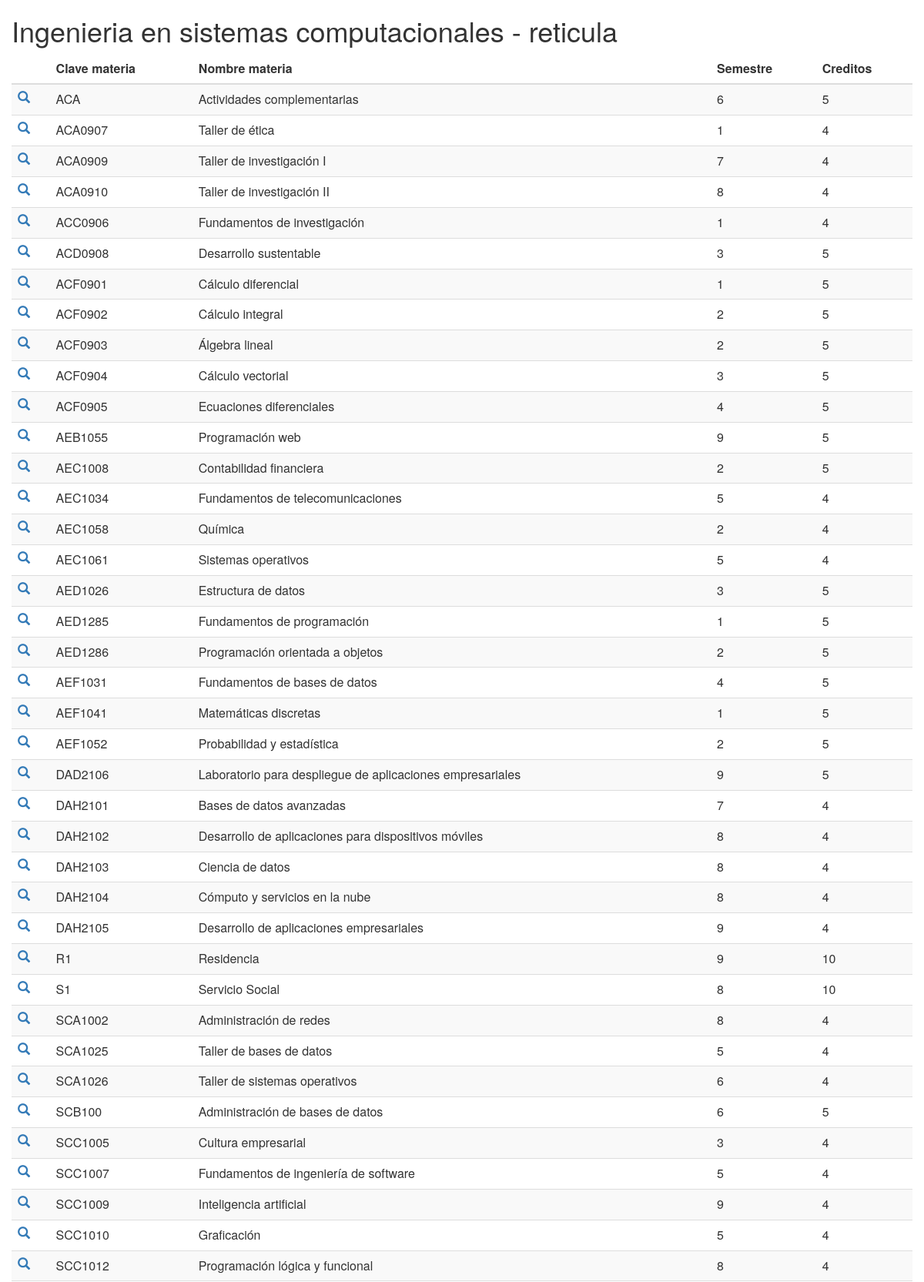
The page /API/api-rest-php/index.php (upper part) on the database its author committed.
### tables this page shows
CREATE TABLE `materias` (
  `clave_materia` varchar(30) NOT NULL,
  `nombre_materia` varchar(60) NOT NULL,
  `semestre` int(10) NOT NULL,
  `creditos` int(10) NOT NULL,
  PRIMARY KEY (`clave_materia`)
);

### API/api-rest-php/index.php (the view, shortened to what this page needs)
<html>
    <head>
        <link rel="stylesheet" href="http://maxcdn.bootstrapcdn.com/bootstrap/3.3.6/css/bootstrap.min.css">
    </head>
    <body>
        <div class="container-fluid">
            <?php
                echo "<h1>Ingenieria en sistemas computacionales - reticula</h1>";
                $conn = mysqli_connect('db', 'root', 'test', "reticula");
                $query = 'SELECT * From materias';
                $result = mysqli_query($conn, $query);
                echo '<table class="table table-striped">';
                echo '<thead><tr><th></th><th>Clave materia</th><th>Nombre materia</th><th>Semestre</th><th>Creditos</th></tr></thead>';
                while($value = $result->fetch_array(MYSQLI_ASSOC)){
                    echo '<tr>';
                    echo '<td><a href="#"><span class="glyphicon glyphicon-search"></span></a></td>';
                    foreach($value as $element){
                        echo '<td>' . $element . '</td>';
                    }
                    echo '</tr>';
                }
                echo '</table>';
            ?>
        </div>
    </body>
</html>

### rows shown on the page
materias: clave_materia "ACA", nombre_materia "Actividades complementarias", semestre "6", creditos "5"
materias: clave_materia "ACA0907", nombre_materia "Taller de ética", semestre "1", creditos "4"
materias: clave_materia "ACA0909", nombre_materia "Taller de investigación I", semestre "7", creditos "4"
materias: clave_materia "ACA0910", nombre_materia "Taller de investigación II", semestre "8", creditos "4"
materias: clave_materia "ACC0906", nombre_materia "Fundamentos de investigación", semestre "1", creditos "4"
materias: clave_materia "ACD0908", nombre_materia "Desarrollo sustentable", semestre "3", creditos "5"
materias: clave_materia "ACF0901", nombre_materia "Cálculo diferencial", semestre "1", creditos "5"
materias: clave_materia "ACF0902", nombre_materia "Cálculo integral", semestre "2", creditos "5"
materias: clave_materia "ACF0903", nombre_materia "Álgebra lineal", semestre "2", creditos "5"
materias: clave_materia "ACF0904", nombre_materia "Cálculo vectorial", semestre "3", creditos "5"
materias: clave_materia "ACF0905", nombre_materia "Ecuaciones diferenciales", semestre "4", creditos "5"
materias: clave_materia "AEB1055", nombre_materia "Programación web", semestre "9", creditos "5"
materias: clave_materia "AEC1008", nombre_materia "Contabilidad financiera", semestre "2", creditos "5"
materias: clave_materia "AEC1034", nombre_materia "Fundamentos de telecomunicaciones", semestre "5", creditos "4"
materias: clave_materia "AEC1058", nombre_materia "Química", semestre "2", creditos "4"
materias: clave_materia "AEC1061", nombre_materia "Sistemas operativos", semestre "5", creditos "4"
materias: clave_materia "AED1026", nombre_materia "Estructura de datos", semestre "3", creditos "5"
materias: clave_materia "AED1285", nombre_materia "Fundamentos de programación", semestre "1", creditos "5"
materias: clave_materia "AED1286", nombre_materia "Programación orientada a objetos", semestre "2", creditos "5"
materias: clave_materia "AEF1031", nombre_materia "Fundamentos de bases de datos", semestre "4", creditos "5"
materias: clave_materia "AEF1041", nombre_materia "Matemáticas discretas", semestre "1", creditos "5"
materias: clave_materia "AEF1052", nombre_materia "Probabilidad y estadística", semestre "2", creditos "5"
materias: clave_materia "DAD2106", nombre_materia "Laboratorio para despliegue de aplicaciones empresariales", semestre "9", creditos "5"
materias: clave_materia "DAH2101", nombre_materia "Bases de datos avanzadas", semestre "7", creditos "4"
materias: clave_materia "DAH2102", nombre_materia "Desarrollo de aplicaciones para dispositivos móviles", semestre "8", creditos "4"
materias: clave_materia "DAH2103", nombre_materia "Ciencia de datos", semestre "8", creditos "4"
materias: clave_materia "DAH2104", nombre_materia "Cómputo y servicios en la nube", semestre "8", creditos "4"
materias: clave_materia "DAH2105", nombre_materia "Desarrollo de aplicaciones empresariales", semestre "9", creditos "4"
materias: clave_materia "R1", nombre_materia "Residencia", semestre "9", creditos "10"
materias: clave_materia "S1", nombre_materia "Servicio Social", semestre "8", creditos "10"
materias: clave_materia "SCA1002", nombre_materia "Administración de redes", semestre "8", creditos "4"
materias: clave_materia "SCA1025", nombre_materia "Taller de bases de datos", semestre "5", creditos "4"
materias: clave_materia "SCA1026", nombre_materia "Taller de sistemas operativos", semestre "6", creditos "4"
materias: clave_materia "SCB100", nombre_materia "Administración de bases de datos", semestre "6", creditos "5"
materias: clave_materia "SCC1005", nombre_materia "Cultura empresarial", semestre "3", creditos "4"
materias: clave_materia "SCC1007", nombre_materia "Fundamentos de ingeniería de software", semestre "5", creditos "4"
materias: clave_materia "SCC1009", nombre_materia "Inteligencia artificial", semestre "9", creditos "4"
materias: clave_materia "SCC1010", nombre_materia "Graficación", semestre "5", creditos "4"
materias: clave_materia "SCC1012", nombre_materia "Programación lógica y funcional", semestre "8", creditos "4"
